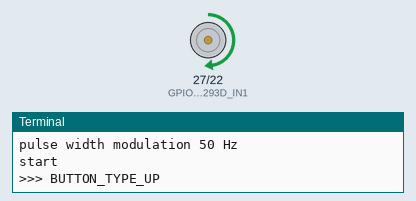
Recording of a program running on a simulated Raspberry Pi (BCM pin numbers). Parts: motor-driver pin pairs drawn as motors (green arrow = first pin HIGH = forward, orange = second pin HIGH = backward, longer = more drive, scaled by the enable pin), the last lines printed to the terminal.

Above: at 1.5 s.
At 7.5 s:
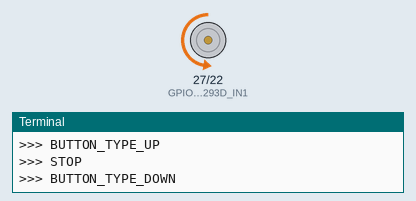
At 10.5 s:
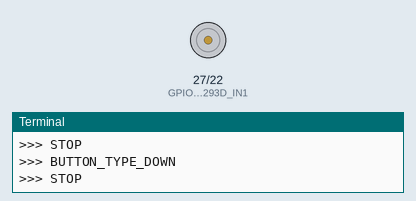
Timing chart, 0 to 15.6 s (numbered marks = the images above):
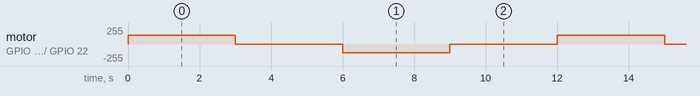

Measured:
- by itself, motor on GPIO 27 (GPIO_BCM_L293D_IN1) / GPIO 22 (GPIO_BCM_L293D_IN2): repeats every 12.0 s: stopped 3.0 s, backward 128/255 3.0 s, stopped 3.0 s, forward 128/255 3.0 s

The program:

motor.py
```python
"""app/apis/views/motor.py
"""
import time

import RPi.GPIO as GPIO

GPIO_BCM_L293D_EN1 = 17
GPIO_BCM_L293D_IN1 = 27
GPIO_BCM_L293D_IN2 = 22


class Raspi():
    """Raspi
    """

    def __init__(self):
        GPIO.setwarnings(False)
        GPIO.setmode(GPIO.BCM)
        GPIO.setup(GPIO_BCM_L293D_EN1, GPIO.OUT)
        GPIO.setup(GPIO_BCM_L293D_IN1, GPIO.OUT)
        GPIO.setup(GPIO_BCM_L293D_IN2, GPIO.OUT)
        GPIO.output(GPIO_BCM_L293D_EN1, GPIO.LOW)
        GPIO.output(GPIO_BCM_L293D_IN1, GPIO.LOW)
        GPIO.output(GPIO_BCM_L293D_IN2, GPIO.LOW)
        self.pwm_l293d_in1 = GPIO.PWM(GPIO_BCM_L293D_IN1, 50)
        self.pwm_l293d_in2 = GPIO.PWM(GPIO_BCM_L293D_IN2, 50)
        self.pwm_l293d_in1.start(0)
        self.pwm_l293d_in2.start(0)
        self.on = False
        print('using pin {}, {}, {}'.format(GPIO_BCM_L293D_EN1,
                                            GPIO_BCM_L293D_IN1, GPIO_BCM_L293D_IN2))
        print('pulse width modulation {} Hz'.format(50))

    def destroy(self):
        """destroy
        """
        self.stop()
        GPIO.cleanup()

    def start(self, button_type, button_option):
        """start
        """
        if self.on is True:
            print('skip button event')
            return
        if button_type == 'BUTTON_TYPE_UP':
            GPIO.output(GPIO_BCM_L293D_EN1, GPIO.HIGH)
            self.pwm_l293d_in1.ChangeDutyCycle(button_option)
            self.pwm_l293d_in2.ChangeDutyCycle(0)
            self.on = True
        elif button_type == 'BUTTON_TYPE_DOWN':
            GPIO.output(GPIO_BCM_L293D_EN1, GPIO.HIGH)
            self.pwm_l293d_in1.ChangeDutyCycle(0)
            self.pwm_l293d_in2.ChangeDutyCycle(button_option)
            self.on = True
        else:
            self.on = False

    def stop(self):
        """stop
        """
        GPIO.output(GPIO_BCM_L293D_EN1, GPIO.LOW)
        self.pwm_l293d_in1.ChangeDutyCycle(0)
        self.pwm_l293d_in2.ChangeDutyCycle(0)
        self.on = False

    def loop(self):
        """loop
        """
        while True:
            self.start('BUTTON_TYPE_UP', 50)
            print('>>> BUTTON_TYPE_UP')
            time.sleep(3)
            self.stop()
            print('>>> STOP')
            time.sleep(3)
            self.start('BUTTON_TYPE_DOWN', 50)
            print('>>> BUTTON_TYPE_DOWN')
            time.sleep(3)
            self.stop()
            print('>>> STOP')
            time.sleep(3)


if __name__ == '__main__':
    raspi = Raspi()
    try:
        print('start')
        raspi.loop()
    except KeyboardInterrupt:
        raspi.destroy()
        print('stop')
```
